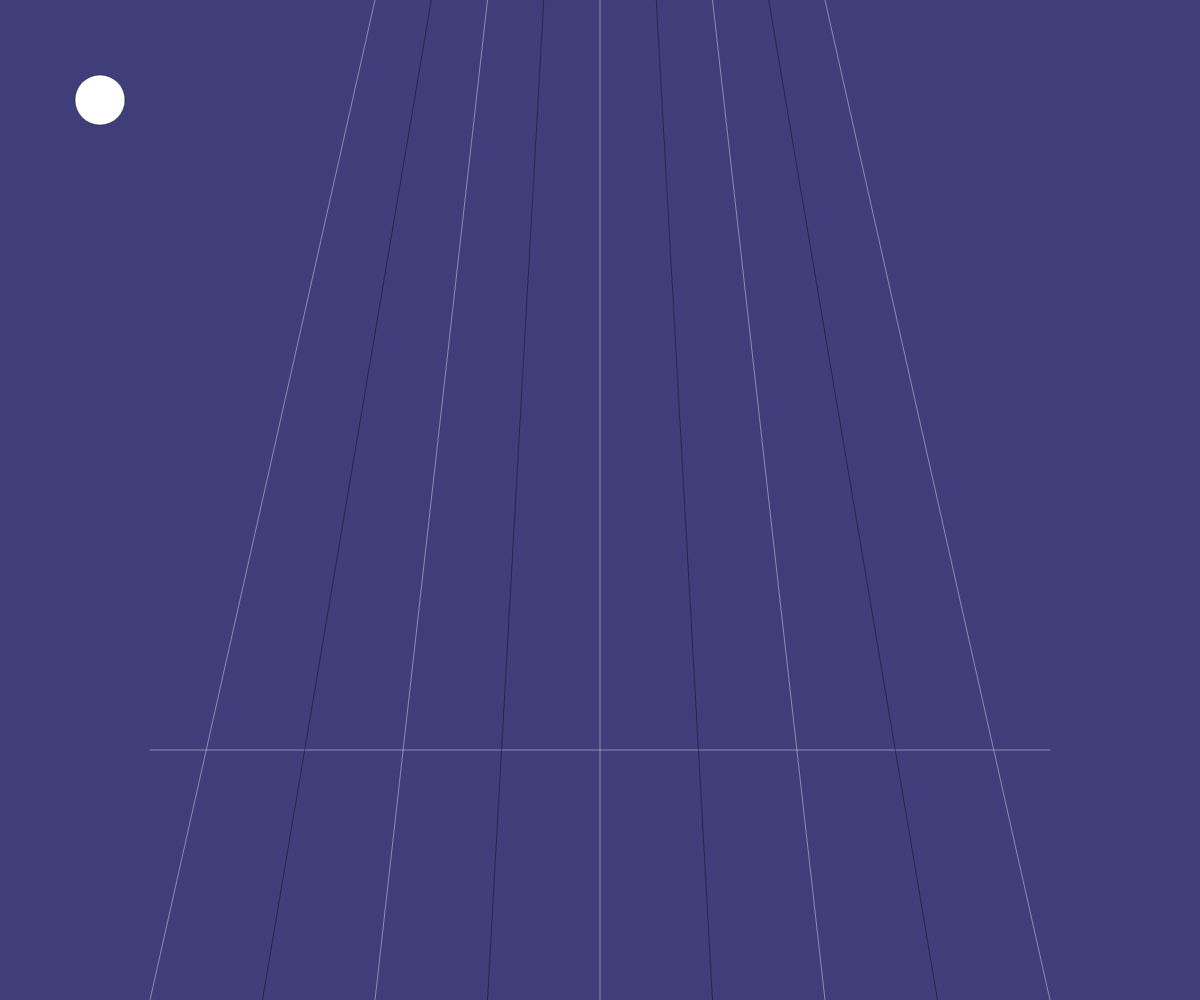
Frame 1 (no input)
Frame 60 (no input): identical to frame 1, image omitted
Frame 120 (the mouse pressed at the canvas centre since frame 60): identical to frame 1, image omitted

The p5.js sketch that drew this single still picture (run headless with seeded random() and noise() and a simulated clock; from frame 60 on, the mouse is pressed at the canvas centre):

// p5.js sketch
// ── sketch.js
//colours
let bgColour = [64, 62, 122];

//lanes para oas notas andarem e as letras
const lanes = [
  { top: 5.75 / 16, bottom: 3.5 / 16, key: "a" },
  { top: 7.25 / 16, bottom: 6.5 / 16, key: "s" },
  { top: 8.75 / 16, bottom: 9.5 / 16, key: "k" },
  { top: 10.25 / 16, bottom: 12.5 / 16, key: "l" }
];

let notes = [];

let radius = 50;

function setup() {
  createCanvas(windowWidth, windowHeight);
  background(bgColour,50);
}

function draw() {
  background(bgColour, 50);
  
  //rectangulo
  //rect(x, y, w, [h])
  /* fill(58, 13, 39, 160);
  rect (windowWidth * 1 / 8, windowHeight * 6 / 8, windowWidth * 12 / 16, 150); //linha de cima 1
 */
  //divisão das linhas pela tela
  stroke(255, 100);
  strokeWeight(1);
  line(windowWidth * 5 / 16, 0, windowWidth * 2 / 16, windowHeight); //linha da esq 1
  line(windowWidth * 6.5 / 16, 0, windowWidth * 5 / 16, windowHeight); //linha da esq 2
  line(windowWidth * 1 / 2, 0, windowWidth * 1 / 2, windowHeight); //linha do meio do ecra
  line(windowWidth * 9.5 / 16, 0, windowWidth * 11 / 16, windowHeight); //linha da dir 2
  line(windowWidth * 11 / 16, 0, windowWidth * 14 / 16, windowHeight); //linha da dir 1 

  line(windowWidth * 1 / 8, windowHeight * 6 / 8, windowWidth * 7 / 8, windowHeight * 6 / 8); //linha de cima 1

  //Linhas para os circulos andarem (metade das de cima)
  stroke(0, 100);
  line(windowWidth * 5.75 / 16, 0, windowWidth * 3.5 / 16, windowHeight); //linha da esq 1
  line(windowWidth * 7.25 / 16, 0, windowWidth * 6.5 / 16, windowHeight); //linha da esq 2
  line(windowWidth * 8.75 / 16, 0, windowWidth * 9.5 / 16, windowHeight); //linha da dir 2
  line(windowWidth * 10.25 / 16, 0, windowWidth * 12.5 / 16, windowHeight); //linha da dir 1 

  //tenho q mudar o x e y do circulo para ele andar pelas linhas
  circle(100,100,radius);
  //radius += 0.2;

  
}

function windowResized() {
  resizeCanvas(windowWidth, windowHeight);
}
